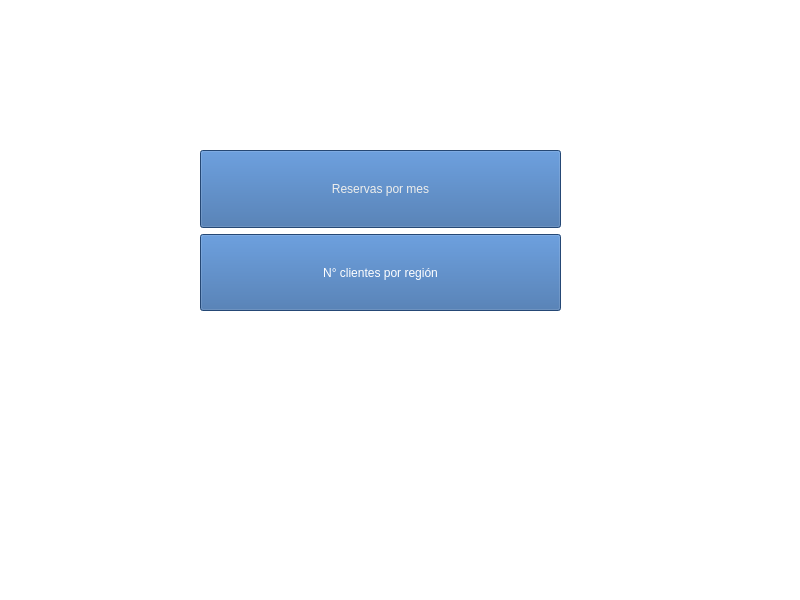
<?xml version="1.0" encoding="UTF-8"?>
<ui version="4.0">
 <class>MainWindow</class>
 <widget class="QMainWindow" name="MainWindow">
  <property name="geometry">
   <rect>
    <x>0</x>
    <y>0</y>
    <width>800</width>
    <height>600</height>
   </rect>
  </property>
  <property name="windowTitle">
   <string>MainWindow</string>
  </property>
  <property name="styleSheet">
   <string notr="true">background-color: rgb(255, 255, 255);</string>
  </property>
  <widget class="QWidget" name="centralwidget">
   <widget class="QWidget" name="gridLayoutWidget">
    <property name="geometry">
     <rect>
      <x>200</x>
      <y>150</y>
      <width>361</width>
      <height>161</height>
     </rect>
    </property>
    <layout class="QGridLayout" name="gridLayout">
     <item row="0" column="0">
      <widget class="QPushButton" name="clientesMes">
       <property name="sizePolicy">
        <sizepolicy hsizetype="Expanding" vsizetype="Expanding">
         <horstretch>0</horstretch>
         <verstretch>0</verstretch>
        </sizepolicy>
       </property>
       <property name="styleSheet">
        <string notr="true">color: rgb(238, 238, 236);
background-color: rgb(52, 101, 164);</string>
       </property>
       <property name="text">
        <string>Reservas por mes</string>
       </property>
      </widget>
     </item>
     <item row="1" column="0">
      <widget class="QPushButton" name="clientesRegion">
       <property name="sizePolicy">
        <sizepolicy hsizetype="Expanding" vsizetype="Expanding">
         <horstretch>0</horstretch>
         <verstretch>0</verstretch>
        </sizepolicy>
       </property>
       <property name="styleSheet">
        <string notr="true">color: rgb(255, 255, 255);
background-color: rgb(52, 101, 164);</string>
       </property>
       <property name="text">
        <string>N° clientes por región</string>
       </property>
      </widget>
     </item>
    </layout>
   </widget>
  </widget>
  <widget class="QMenuBar" name="menubar">
   <property name="geometry">
    <rect>
     <x>0</x>
     <y>0</y>
     <width>800</width>
     <height>22</height>
    </rect>
   </property>
  </widget>
  <widget class="QStatusBar" name="statusbar"/>
 </widget>
 <resources/>
 <connections/>
</ui>
